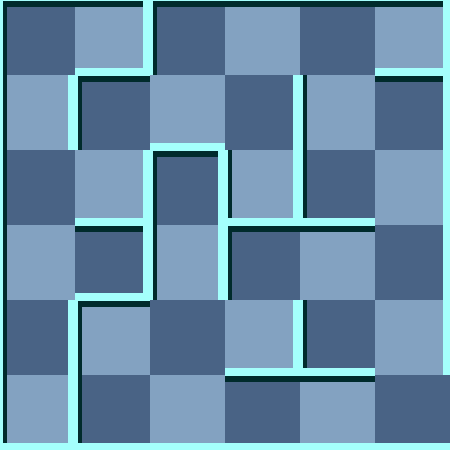

The image is a tile-based game level rendered from a .tmx file. Its description and source (layers, tilesets, objects; grid data summarised) follow:
An orthogonal 6x6 tile map with 75x75 px tiles, 2 tile layers (background, 块层 1) and 5 objects (Exit, WhiteMummy, RedScorpion, Trap, Player).

<map version="1.0" orientation="orthogonal" width="6" height="6" tilewidth="75" tileheight="75">
 <tileset firstgid="1" name="wall" tilewidth="75" tileheight="75">
  <image source="gfx/wall.png" width="300" height="375" />
  <tile id="0">
   <properties>
    <property name="ValOfWall" value="0" />
   </properties>
  </tile>
  <tile id="1">
   <properties>
    <property name="ValOfWall" value="1" />
   </properties>
  </tile>
  <tile id="2">
   <properties>
    <property name="ValOfWall" value="2" />
   </properties>
  </tile>
  <tile id="3">
   <properties>
    <property name="ValOfWall" value="3" />
   </properties>
  </tile>
  <tile id="4">
   <properties>
    <property name="ValOfWall" value="4" />
   </properties>
  </tile>
  <tile id="5">
   <properties>
    <property name="ValOfWall" value="5" />
   </properties>
  </tile>
  <tile id="6">
   <properties>
    <property name="ValOfWall" value="6" />
   </properties>
  </tile>
  <tile id="7">
   <properties>
    <property name="ValOfWall" value="7" />
   </properties>
  </tile>
  <tile id="8">
   <properties>
    <property name="ValOfWall" value="8" />
   </properties>
  </tile>
  <tile id="9">
   <properties>
    <property name="ValOfWall" value="9" />
   </properties>
  </tile>
  <tile id="10">
   <properties>
    <property name="ValOfWall" value="10" />
   </properties>
  </tile>
  <tile id="11">
   <properties>
    <property name="ValOfWall" value="11" />
   </properties>
  </tile>
  <tile id="12">
   <properties>
    <property name="ValOfWall" value="12" />
   </properties>
  </tile>
  <tile id="13">
   <properties>
    <property name="ValOfWall" value="13" />
   </properties>
  </tile>
  <tile id="14">
   <properties>
    <property name="ValOfWall" value="14" />
   </properties>
  </tile>
  <tile id="15">
   <properties>
    <property name="ValOfWall" value="15" />
   </properties>
  </tile>
  <tile id="18">
   <properties>
    <property name="ValOfWall" value="-1" />
   </properties>
  </tile>
 </tileset>
 <layer name="background" width="6" height="6">
  <data>[36 cells, 36 non-empty, 2 distinct tile ids]</data>
 </layer>
 <layer name="块层 1" width="6" height="6">
  <data>[36 cells, 36 non-empty, 14 distinct tile ids]</data>
 </layer>
 <objectgroup name="对象层 1" width="6" height="6">
  <object name="Exit" x="450" y="375" />
  <object name="WhiteMummy" x="225" y="375">
   <properties>
    <property name="value" value="21" />
   </properties>
  </object>
  <object name="RedScorpion" x="300" y="225">
   <properties>
    <property name="value" value="25" />
   </properties>
  </object>
  <object name="Trap" x="75" y="300">
   <properties>
    <property name="value" value="8" />
   </properties>
  </object>
  <object name="Player" x="75" y="225">
   <properties>
    <property name="value" value="1" />
   </properties>
  </object>
 </objectgroup>
</map>
